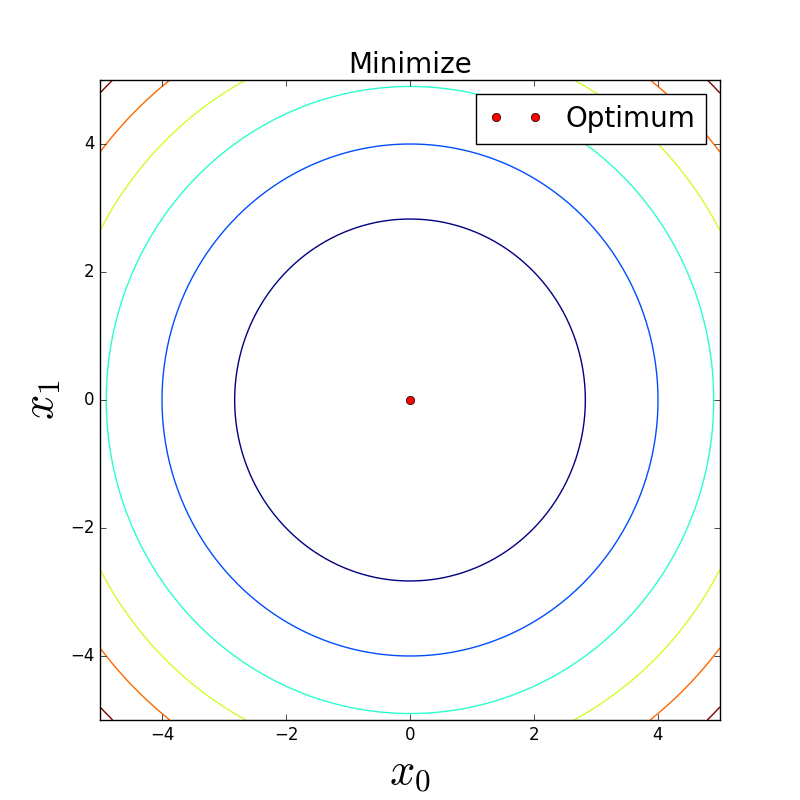

The Python source for this figure:
#!/usr/bin/env python3
# -*- coding: utf-8 -*-

import numpy as np
import matplotlib.pyplot as plt
import scipy.optimize as optimize

# See:
# - http://docs.scipy.org/doc/scipy/reference/optimize.html
# - http://docs.scipy.org/doc/scipy/reference/generated/scipy.optimize.minimize.html
# - http://docs.scipy.org/doc/scipy/reference/generated/scipy.optimize.OptimizeResult.html#scipy.optimize.OptimizeResult
# - http://www.scipy-lectures.org/advanced/mathematical_optimization/
# - http://students.mimuw.edu.pl/~pbechler/scipy_doc/tutorial/optimize.html
# - https://people.duke.edu/~ccc14/sta-663/BlackBoxOptimization.html
# - http://stackoverflow.com/questions/13670333/multiple-variables-in-scipys-optimize-minimize


# DEFINE THE OBJECTIVE FUNCTION ###############################################

def f(x):
    return np.power(x[0], 2.) + np.power(x[1], 2.)


# OPTIMIZE ####################################################################

x0 = [1., 1.]
result = optimize.minimize(f, x0)

# Global view of the result
print(result)

# See http://docs.scipy.org/doc/scipy/reference/generated/scipy.optimize.OptimizeResult.html#scipy.optimize.OptimizeResult
print("Does the optimizer exited successfully ?", result.success)
print("The solution of the optimization:", result.x)
print("Termination status of the optimizer:", result.status)
print("Values of objective function:", result.fun)
print("Number of evaluations of the objective function:", result.nfev)
print("Number of iterations performed by the optimizer:", result.nit)


# PLOT THE FUNCTION AND THE RESULT ############################################

# Build datas
x = np.linspace(-5, 5, 100)
y = np.linspace(-5, 5, 100)
X, Y = np.meshgrid(x, y)
Z = f(np.vstack([X.ravel(), Y.ravel()])).reshape((100,100))

# Plot data
fig = plt.figure(figsize=(8.0, 8.0))
ax = fig.add_subplot(111)

ax.contour(X, Y, Z, label=r"Objective function $f$")
ax.plot(result.x[0], result.x[1], "or", label=r"Optimum")

# Set title and labels
ax.set_title(r"Minimize", fontsize=20)
ax.set_xlabel(r"$x_0$", fontsize=32)
ax.set_ylabel(r"$x_1$", fontsize=32)

# Set legend
ax.legend(loc='upper right', fontsize=20)

# Save file
plt.savefig("minimize_2d.png")

# Plot
plt.show()
